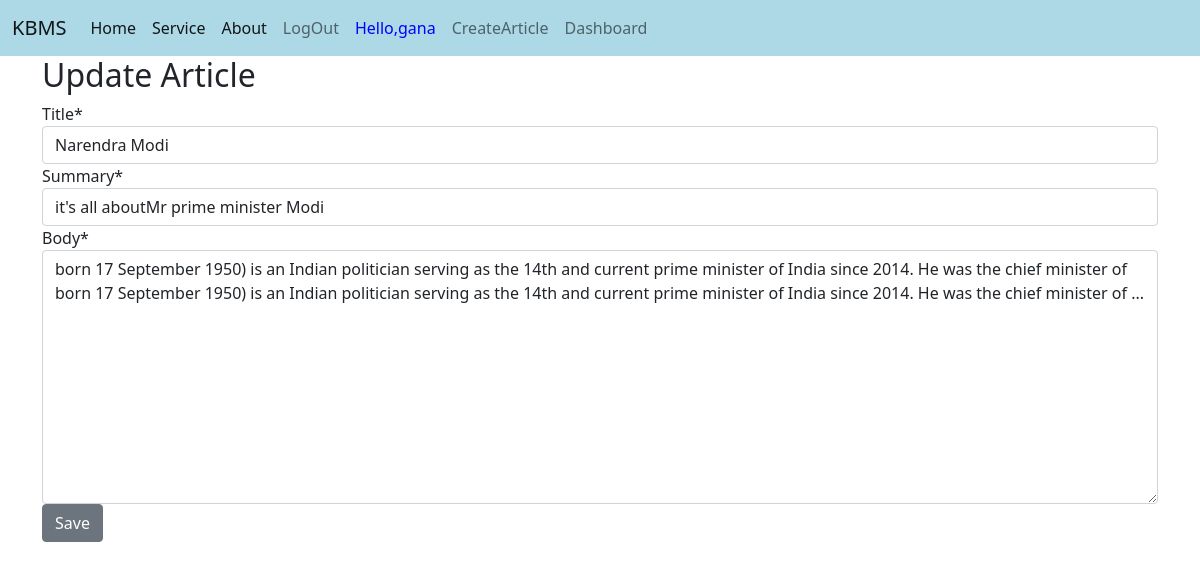
The app's page /4/articleupdate/ (signed in) with its own data.
### user/models.py (models this page shows, shortened)
class Article(models.Model):
    title=models.CharField(max_length=100)
    summary=models.CharField(max_length=300)
    date = models.DateTimeField(default=datetime.now())
    body=models.TextField()

### user/views.py (the view)
# urls.py: path('<int:pk>/articleupdate/',views.Articleupdate.as_view(),name='articleupdate'),
class Articleupdate(UpdateView):
    form_class = MyForm
    model = Article
    template_name = 'articlecreate.html'

### user/forms.py
class MyForm(forms.ModelForm):
    class Meta:
        model=Article
        fields=('title','summary','body')

### templates/articlecreate.html (shortened to what this page needs)
{% extends "base.html" %}
{% block body_block %}
<html lang="en">
<head>
</head>
<body>
 {% load crispy_forms_tags %}
{% if user.is_superuser %}
    {% if form.instance.pk %}
    <form method="POST">
        <h2>Update Article</h2>
    {{form|crispy}}
    <button type="submit" class="btn btn-secondary">Save</button>
    </form>
    {% endif %}
{% else %}
<div>
    <h3 style="color:red;">Only admin(superuser) can create Article!!</h3>
</div>
{% endif %}
{% endblock %}

### templates/base.html (shortened to what this page needs)
<!doctype html>
<html lang="en">
  <head>
    <link href="https://cdn.jsdelivr.net/npm/bootstrap@5.0.2/dist/css/bootstrap.min.css" rel="stylesheet">
  </head>
  <body>
  <nav class="navbar navbar-expand-lg navbar-light " style="width:100%; background:lightblue;">
  <div class="container-fluid">
    <a class="navbar-brand" href="#">KBMS</a>
    <div class="collapse navbar-collapse" id="navbarSupportedContent">
      <ul class="navbar-nav me-auto mb-2 mb-lg-0">
        <li class="nav-item">
          <a class="nav-link active" aria-current="page" href="/">Home</a>
        </li>
          <li class="nav-item">
          <a class="nav-link active" aria-current="page" href="{% url 'user:service' %}">Service</a>
        </li>
          <li class="nav-item">
          <a class="nav-link active" aria-current="page" href="#hi">About</a>
        </li>
         {% if user.is_authenticated %}
         <li class="nav-item">
          <a class="nav-link" href="{% url 'user:logout' %}">LogOut</a>
        </li>
        <li class="nav-item">
          <a class="nav-link" href="#" style="color:blue;">Hello,{{user.username}}</a>
        </li>
        {% endif %}
          {% if user.is_superuser %}
          <li class="nav-item">
          <a class="nav-link" href="{% url 'user:articlecreate' %}">CreateArticle</a>
          </li>
          <li class="nav-item">
          <a class="nav-link" href="{% url 'user:dashboard' %}">Dashboard</a>
          </li>
          {% endif %}
      </ul>
    </div>
  </div>
</nav>
    {% load crispy_forms_tags %}
  </body>
<div class="container">
    {% block body_block %}
    {% endblock %}
</div>
</html>

### records on screen
Article: title "Narendra Modi", summary "it's all aboutMr prime minister Modi", body "born 17 September 1950) is an Indian politician serving as the 14th and current prime minister of India since 2014. He was the chief minister of born 17 September 1950) is an Indian politician serving as the 14th and current prime minister of India since 2014. He was the chief minister of ..."

### other values on screen
{{ user.username }} "gana"
